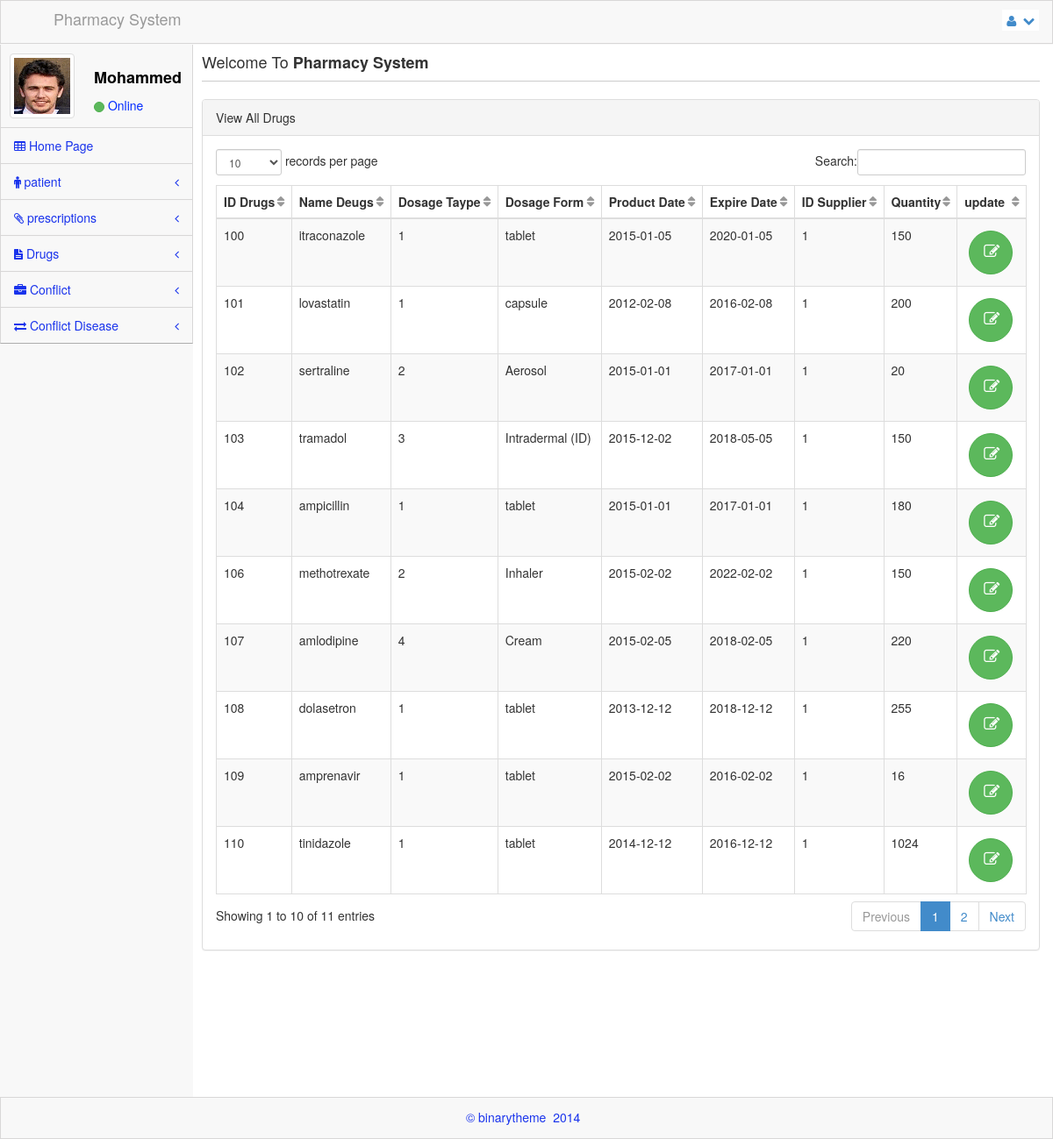
Screenshot of /index.php?page=update_Drugs with the database file from the repository.
### tables this page shows
CREATE TABLE IF NOT EXISTS `Drugs` (
  `ID_Drugs` int(100) NOT NULL,
  `Name_Deugs` text NOT NULL,
  `Dosage_Taype` text NOT NULL,
  `Dosage_Form` text NOT NULL,
  `Product_Date` date NOT NULL,
  `Expire_Date` date NOT NULL,
  `Id_Supplier` int(100) NOT NULL,
  `Quantity` int(100) NOT NULL
);

### inc/database.php (called while the page is built, shortened)
<?php
class db
{
private $tabel;
public function __construct($name_tabel)
{
  $this->tabel=$name_tabel;
}
function show()
{
        include("./inc/include.php");
        $sql="select * from $this->tabel";
        $result=  mysqli_query($link, $sql);
        $num=  mysqli_num_rows($result);
        if($num>=1)
        {
        for($i=0;$i<$num;$i++)
        {
         $data[$i]=mysqli_fetch_array($result);
        }
        return $data;
        }
         else {
            return FALSE;
               }
 }
}

### Drugs/update_Drugs.php (the view, shortened to what this page needs)
<body >
            <div class="kkk">
                <div class="row">
                <div class="col-lg-12">
                    <div class="panel panel-default">
                        <div class="panel-heading">
                            View All Drugs
                        </div>
                        <div class="panel-body">
                            <div class="table-responsive">
                                <table class="table table-striped table-bordered table-hover" id="dataTables-example">
                                     <thead>
                                        <tr>
                                            <th>ID Drugs</th>
                                            <th>Name Deugs</th>
                                            <th>Dosage Taype</th>
                                            <th>Dosage Form</th>
                                            <th>Product Date</th>
                                            <th>Expire Date</th>
                                            <th>ID Supplier</th>
                                            <th>Quantity</th>
                                            <th>update</th>
                                        </tr>
                                    </thead>
                                   <tbody>
                                          <?php
                                        include './inc/database.php';
                                        $db=new db("Drugs");
                                        $show=$db->show();
                                        if(count($show)>=1)
                                        {
                                        for($i=0;$i<count($show);$i++)
                                          {
                                            echo'<tr class="odd gradeX">';
                                            echo'<td>'.$show[$i]['ID_Drugs'].'</td>';
                                            echo'<td>'.$show[$i]['Name_Deugs'].'</td>';
                                            echo'<td>'.$show[$i]['Dosage_Taype'].'</td>';
                                            echo'<td>'.$show[$i]['Dosage_Form'].'</td>';
                                            echo'<td>'.$show[$i]['Product_Date'].'</td>';
                                            echo'<td>'.$show[$i]['Expire_Date'].'</td>';
                                            echo'<td>'.$show[$i]['Id_Supplier'].'</td>';
                                            echo'<td>'.$show[$i]['Quantity'].'</td>';
                                            echo'<td><a href="index.php?page=update&id_drugs='.$show[$i]['ID_Drugs'].'" class="btn btn-default btn-circle btn-lg btn-success"><i class="icon-edit"></i></a></td>';
                                        }}
                                      echo'  </tr>';
                                        ?>
                                    </tbody>
                                </table>
                            </div>
                        </div>
                    </div>
                </div>
            </div>
                </div>
</body>

### index.php (shortened to what this page needs)
<!DOCTYPE html>
<html lang="en">
<head>
    <link rel="stylesheet" href="./assets/plugins/bootstrap/css/bootstrap.css" />
    <link rel="stylesheet" href="./assets/css/main.css" />
    <link rel="stylesheet" href="./assets/css/theme.css" />
    <link rel="stylesheet" href="./assets/css/MoneAdmin.css" />
    <link rel="stylesheet" href="./assets/plugins/Font-Awesome/css/font-awesome.css" />
    <link href="./assets/plugins/dataTables/dataTables.bootstrap.css" rel="stylesheet" />
</head>
<body class="padTop53 " >
    <div id="wrap">
        <div id="top">
            <nav class="navbar navbar-inverse navbar-fixed-top " style="padding-top: 10px;">
                <header class="navbar-header">
                    <a href="index.html" class="navbar-brand">
                   Pharmacy System
                </header>
                <ul class="nav navbar-top-links navbar-right">
                    <li class="dropdown">
                        <a class="dropdown-toggle" data-toggle="dropdown" href="#">
                            <i class="icon-user "></i>&nbsp; <i class="icon-chevron-down "></i>
                        </a>
                    </li>
                </ul>
            </nav>
        </div>
       <div id="left">
            <div class="media user-media well-small">
                <a class="user-link" href="#">
                    <img class="media-object img-thumbnail user-img" alt="User Picture" src="./assets/img/user.gif" />
                </a>
                <br />
                <div class="media-body">
                    <h5 class="media-heading"> Mohammed</h5>
                    <ul class="list-unstyled user-info">
                        <li>
                             <a class="btn btn-success btn-xs btn-circle" style="width: 10px;height: 12px;"></a> Online
                        </li>
                    </ul>
                </div>
                <br />
            </div>
            <ul id="menu" class="collapse">
                <li class="panel">
                    <a href="index.php" >
                        <i class="icon-table"></i> Home Page
                    </a>
                </li>
          <li class="panel ">
                    <a href="#" data-parent="#menu" data-toggle="collapse" class="accordion-toggle" data-target="#component-nav">
                        <i class="icon-male"> </i> patient
                        <span class="pull-right">
                          <i class="icon-angle-left"></i>
                        </span>
                    </a>
                </li>
                <li class="panel ">
                    <a href="#" data-parent="#menu" data-toggle="collapse" class="accordion-toggle collapsed" data-target="#form-nav">
                        <i class="icon-paper-clip"></i> prescriptions
                        <span class="pull-right">
                            <i class="icon-angle-left"></i>
                        </span>
                    </a>
                </li>
                <li class="panel ">
                    <a href="#" data-parent="#menu" data-toggle="collapse" class="accordion-toggle collapsed" data-target="#form-drugs">
                        <i class="icon-file-text"></i> Drugs
                        <span class="pull-right">
                            <i class="icon-angle-left"></i>
                        </span>
                    </a>
                </li>
          <li class="panel">
                    <a href="#" data-parent="#menu" data-toggle="collapse" class="accordion-toggle" data-target="#pagesr-nav">
                        <i class="icon-briefcase"></i> Conflict
                        <span class="pull-right">
                            <i class="icon-angle-left"></i>
                        </span>
                    </a>
                </li>
                <li class="panel">
                    <a href="#" data-parent="#menu" data-toggle="collapse" class="accordion-toggle" data-target="#pagesr-co">
                        <i class="icon-exchange"></i> Conflict Disease
                        <span class="pull-right">
                            <i class="icon-angle-left"></i>
                        </span>
                    </a>
                </li>
            </ul>
        </div>
        <div id="content">
            <div class="inner" style="min-height:1200px;">
                <h4> Welcome To <strong>Pharmacy System</strong></h4>
                <hr />
                  <?php
   if (isset($_GET['page']))
   {
     $page=  $_GET['page'];
   }
   else {
       $page="";
   }
  switch ($page)
  {
	  case 'update_Drugs':include './Drugs/update_Drugs.php';
          break;
  }
   ?>
            </div>
        </div>
    </div>
    <div id="footer">
        <p>&copy;  binarytheme &nbsp;2014 &nbsp;</p>
    </div>
</body>
</html>

### assets/css/main.css (style rules this page uses)
#wrap { margin: 0 auto; }
#footer { height: 48px; background-color: #222222; }
@media (min-width: 768px) { html, body { height: 100%; } }
@media (min-width: 768px) { #wrap { height: auto !important; height: 100%; min-height: 100%; padding: 0 0 48px; margin-bottom: -48px; } }
body.padTop53 { padding-top: 75px; overflow: visible; }
@media (min-width: 802px) { body.padTop53 { padding-top: 51px; } }
#wrap:before, #top:before, .head:before, #footer:before, #wrap:after, #top:after, .head:after, #footer:after { display: table; content: " "; }
#wrap:after, #top:after, .head:after, #footer:after { clear: both; }
#wrap { background-color: #f8f8f8; }
@media (min-width: 768px) { #left { position: relative; float: left; width: 100px; } }
@media (min-width: 768px) { #content { margin-left: 100px; } }
@media (min-width: 768px) { #left { margin-bottom: -10px; } }
@media (min-width: 992px) { #left { width: 220px; } }
@media (min-width: 992px) { #content { margin-left: 220px; } }
#top .navbar { margin-bottom: 0; border:1px solid rgb(216, 215, 215); background-color:#f8f8f8; }
#top .navbar-brand { padding: 0; }
.user-media { display: none; color:#0029FF; border-right:1px solid rgb(216, 215, 215); border-left:1px solid rgb(216, 215, 215); }
@media (min-width: 768px) { .user-media { display: block; } }
@media (min-width: 768px) { .user-media .media-body { display: none; } }
@media (min-width: 768px) { .user-media .user-link { position: relative; display: block; margin-right: auto; margin-left: auto; } }
@media (min-width: 768px) { .user-media .user-link .user-img { margin: 10px auto; } }
@media (min-width: 992px) { .user-media .user-link { float: left; } }
@media (min-width: 992px) { .user-media .user-link .user-img { margin: 10px; } }
@media (min-width: 992px) { .user-media .media-body { display: block; float: left; margin-left: 12px; } }
@media (min-width: 992px) { .user-media .media-body h5.media-heading { font-size: 18px; padding-top: 8px; margin-bottom: 11px; color: #050505; font-weight: bolder; } }
#menu { position: relative; overflow: hidden; border-right:1px solid rgb(216, 215, 215); border-left:1px solid rgb(216, 215, 215); background-color:#f8f8f8; border-bottom: 1px solid rgba(0, 0, 0, 0.3); -webkit-box-shadow: 0 1px 0 rgba(255, 255, 255, 0.05); box-shadow: 0 1px 0 rgba(255, 255, 255, 0.05); }
#menu, #menu ul { padding: 0; margin: 0; list-style: none; }
@media (min-width: 768px) { #menu.collapse { display: inherit !important; } }
#menu > li { position: relative; display: block; margin: 0; border-width: 0; border-radius: 0; }
#menu > li > a { position: relative; display: block; padding: 10px 15px; color: #1933EC; border-top:1px solid rgb(216, 215, 215); }
#menu > li.panel { background-color: transparent; }
#menu li > a { text-decoration: none; }
@media (min-width: 768px) { .mini-sidebar #menu > li > a, #menu > li > a { text-align: center; } }
@media (min-width: 768px) { .mini-sidebar #menu > li > a > i, #menu > li > a > i { display: block; font-size: 20px; } }
@media (min-width: 768px) { #menu:after, .mini-sidebar #menu:after { position: absolute; top: 0; right: 0; bottom: 0; left: 0; display: block; width: 0; -webkit-box-shadow: 97px 1px 5px 2px rgba(0, 0, 0, 0.6); box-shadow: 97px 1px 5px 2px rgba(0, 0, 0, 0.6); } }
@media (min-width: 992px) { #menu > li > a { text-align: left; } }
@media (min-width: 992px) { #menu > li > a > i { display: inline; font-size: 14px; } }
@media (min-width: 992px) { #menu:after { -webkit-box-shadow: 217px 1px 5px 2px rgba(0, 0, 0, 0.6); box-shadow: 217px 1px 5px 2px rgba(0, 0, 0, 0.6); } }
#content { -webkit-transition: margin 0.4s; transition: margin 0.4s; }
.inner { position: relative; min-height: 1px; padding-right: 15px; padding-left: 10px; background: #fff; border: 0px solid #e4e4e4; min-height:1200px; }
@media (min-width: 768px) { .inner { float: left; width: 100%; } }
.inner .row { margin-right: -15px; margin-left: -15px; }
#footer { margin: 0 auto; color: #1933EC; background-color:#f8f8f8; border:1px solid rgb(216, 215, 215); }
#footer p { padding: 12px 0 0; text-align: center; }
.btn-circle { width: 40px; height: 40px; padding: 8px 10px; border-radius: 500px; }
.btn-circle.btn-lg { width: 60px; height: 60px; padding: 14px 16px; }
.btn-circle.btn-xs { width: 20px; height: 20px; padding: 0 5px; }
.inner hr { margin-top: 10px; border-top-color: #ccc; }

### rows the page displays
drugs: ID_Drugs "100", Name_Deugs "itraconazole", Dosage_Taype "1", Dosage_Form "tablet", Product_Date "2015-01-05", Expire_Date "2020-01-05", Id_Supplier "1", Quantity "150"
drugs: ID_Drugs "101", Name_Deugs "lovastatin", Dosage_Taype "1", Dosage_Form "capsule", Product_Date "2012-02-08", Expire_Date "2016-02-08", Id_Supplier "1", Quantity "200"
drugs: ID_Drugs "102", Name_Deugs "sertraline", Dosage_Taype "2", Dosage_Form "Aerosol", Product_Date "2015-01-01", Expire_Date "2017-01-01", Id_Supplier "1", Quantity "20"
drugs: ID_Drugs "103", Name_Deugs "tramadol", Dosage_Taype "3", Dosage_Form "Intradermal (ID)", Product_Date "2015-12-02", Expire_Date "2018-05-05", Id_Supplier "1", Quantity "150"
drugs: ID_Drugs "104", Name_Deugs "ampicillin", Dosage_Taype "1", Dosage_Form "tablet", Product_Date "2015-01-01", Expire_Date "2017-01-01", Id_Supplier "1", Quantity "180"
drugs: ID_Drugs "106", Name_Deugs "methotrexate", Dosage_Taype "2", Dosage_Form "Inhaler", Product_Date "2015-02-02", Expire_Date "2022-02-02", Id_Supplier "1", Quantity "150"
drugs: ID_Drugs "107", Name_Deugs "amlodipine", Dosage_Taype "4", Dosage_Form "Cream", Product_Date "2015-02-05", Expire_Date "2018-02-05", Id_Supplier "1", Quantity "220"
drugs: ID_Drugs "108", Name_Deugs "dolasetron", Dosage_Taype "1", Dosage_Form "tablet", Product_Date "2013-12-12", Expire_Date "2018-12-12", Id_Supplier "1", Quantity "255"
drugs: ID_Drugs "109", Name_Deugs "amprenavir", Dosage_Taype "1", Dosage_Form "tablet", Product_Date "2015-02-02", Expire_Date "2016-02-02", Id_Supplier "1", Quantity "16"
drugs: ID_Drugs "110", Name_Deugs "tinidazole", Dosage_Taype "1", Dosage_Form "tablet", Product_Date "2014-12-12", Expire_Date "2016-12-12", Id_Supplier "1", Quantity "1024"
